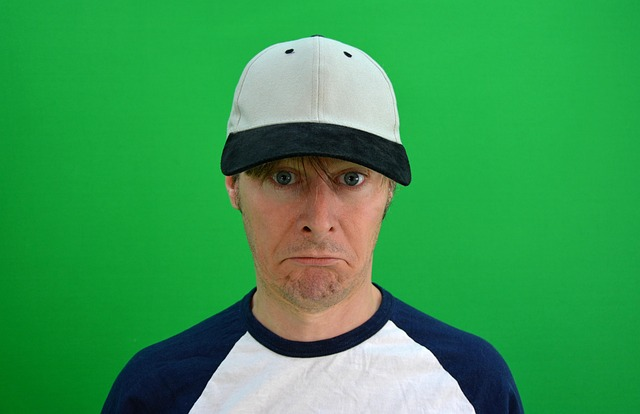
#> input picture opencv02/chroma.jpg, 640 x 414 px, given in place of the camera
$ python practice07.py
#> lines starting #> are read from the running program, lines starting #| are printed output that depends on the picture; after the words box and inside, x2 and y2 are one past the last pixel; in counts of white or black regions, pixels touching at a corner belong together
import cv2
import numpy as np
cap = cv2.VideoCapture(0)  # 0번 카메라 (기본 웹캠)
colors = [(255, 0, 0), (255, 0, 255), (0, 255, 0), (0, 0, 255), (0, 255, 255)]
color = colors[0]
width = int(cap.get(3))
height = int(cap.get(4))
kernel = np.ones((5, 5), np.uint8)
canvas = np.zeros((height, width, 3), np.uint8)
previous_center_point = 0
i = 0
thickness = 2
if not cap.isOpened():
    print("Camera open failed!")
    exit()
while True:
    ret, frame = cap.read()  # 한 프레임 읽기
#> frame is the input picture: shape (414, 640, 3); mean B, G, R 80.2, 154.1, 54.9
    if not ret: break
    frame = cv2.flip(frame, 1)
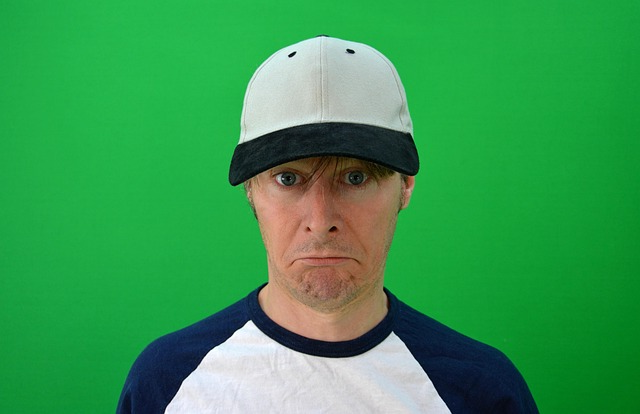
#> frame: shape (414, 640, 3); mean B, G, R 80.2, 154.1, 54.9
    lower_bound = np.array([70, 40, 100])
    upper_bound = np.array([100, 255, 255])

    hsv = cv2.cvtColor(frame, cv2.COLOR_BGR2HSV)
#> hsv: shape (414, 640, 3); mean H, S, V 69.4, 182.5, 159.7

    mask = cv2.inRange(hsv, lower_bound, upper_bound)
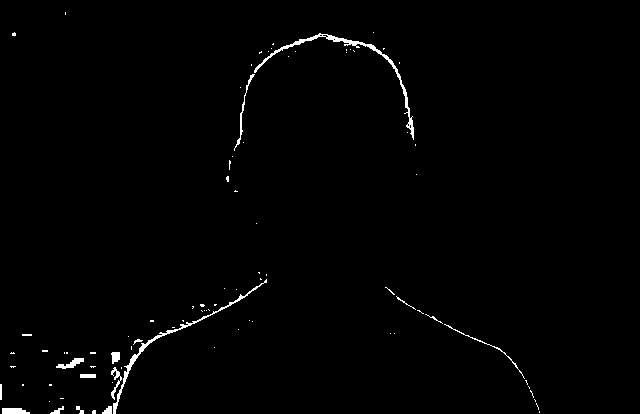
#> mask: shape (414, 640); 1% white; 88 white regions (71 under 20 px)
    contours, h = cv2.findContours(mask, cv2.RETR_TREE,
                                   cv2.CHAIN_APPROX_SIMPLE)
#> contours = 93 contours, 82 with area under 20; largest, box (x1, y1, x2, y2) and area: (254, 33, 414, 140) 534, (113, 279, 267, 414) 389, (2, 408, 30, 414) 112, (56, 358, 84, 369) 102, (234, 74, 255, 151) 72; h = 93 rows, first 6: [1, -1, -1, -1], [2, 0, -1, -1], [3, 1, -1, -1], [4, 2, -1, -1], [5, 3, -1, -1], [6, 4, -1, -1]

    mask = cv2.dilate(mask, kernel, iterations=1)
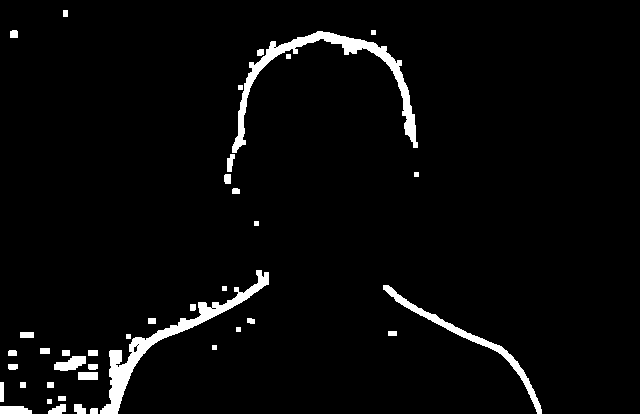
#> mask: shape (414, 640); 3.6% white; 40 white regions, largest, box (x1, y1, x2, y2) and area: (232, 31, 418, 153) 2929, (100, 270, 269, 414) 2812, (383, 285, 542, 414) 1371

    if len(contours) > 0:
        cmax = max(contours, key=cv2.contourArea)
#> cmax = contour of 253 points, box (x1, y1, x2, y2) (254, 33, 414, 140), area 534
        area = cv2.contourArea(cmax)
#> area = 534.5
        min_area = 1000
        if area > min_area:
            M = cv2.moments(cmax)
            cX = int(M["m10"] / M["m00"])
            cY = int(M["m01"] / M["m00"])

            if previous_center_point != 0:
                cv2.line(canvas, previous_center_point, (cX, cY), color, thickness)

            previous_center_point = (cX, cY)

    else:
        previous_center_point = 0

    canvas_gray = cv2.cvtColor(canvas, cv2.COLOR_BGR2GRAY)
    _, canvas_binary = cv2.threshold(canvas_gray, 20, 255,
                                     cv2.THRESH_BINARY_INV)
    canvas_binary = cv2.cvtColor(canvas_binary, cv2.COLOR_GRAY2BGR)
#> canvas_binary: shape (414, 640, 3); every value is 255
    frame = cv2.bitwise_and(frame, canvas_binary)
    frame = cv2.bitwise_or(frame, canvas)

    cv2.imshow('Camera', frame)
    key = cv2.waitKey(10)
#> (key Esc is pressed here)
    if key == 27:
        break
    if key == ord('c'):
        canvas = np.zeros((height, width, 3), np.uint8)
        thickness = 2
    if key == ord('p'):
        i = (i + 1) % len(colors)
        color = colors[i]
    if key == ord('n'):
        thickness = max(1,(thickness - 1))
    if key == ord('m'):
        thickness = (thickness + 1)

cap.release()
cv2.destroyAllWindows()
